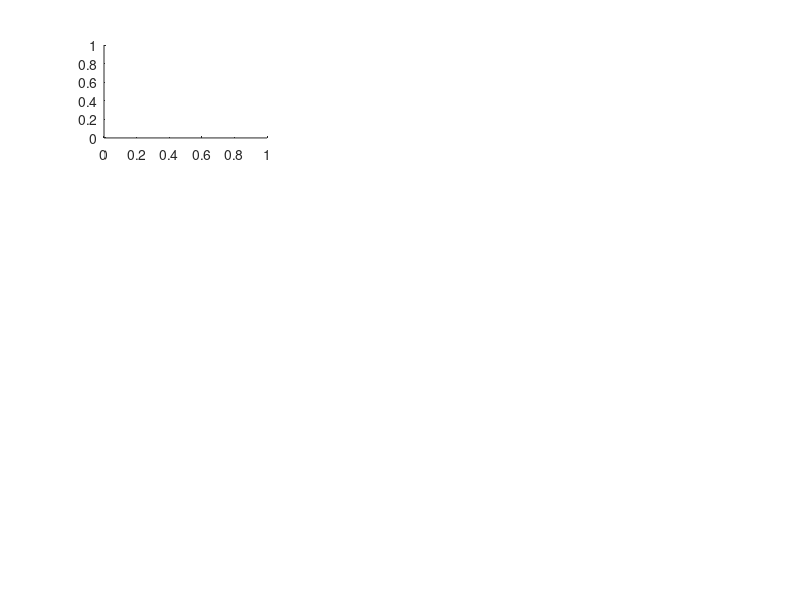

This chart was generated by the following MATLAB code: (Note: this script raises an error after producing the figure.)
close all; clearvars 

material = [ "glass", "ceramic", "metal", "stone","wood","plastic", "cardboard"];
mat_group1 = ["glass", "ceramic", "metal", "stone"];
mat_group2 = ["wood","plastic", "cardboard"];
load_dir = "../../data/modes_synth/"; 
colorscheme = jet(length(material));
size_buckets = 1:4;
set(0,'DefaultFigureVisible','on')
freq_lims = [0, 20000];
    amp_lims = [-40, 0];
    RT60_lims = [0, 0.5];

% Create a single figure with 4x3 subplot layout with square subplots
figure('Units', 'inches', 'Position', [1 1 11 11]); % Made square by adjusting height to 11

for jjj = 1:length(size_buckets)
    size_bucket = size_buckets(jjj);
    
    % RT60 vs Frequency
    subplot(4, 3, 3*(jjj-1) + 1); hold on;
    for ii = 1:length(material)
        load(load_dir + material(ii) + "_" + string(size_bucket) + "_modes.mat");
        
        % --- Filter out potential replica modes ---
        modes_filtered = filter_modes(modes,material(ii)); 

        amp_norm = (modes_filtered(2,:) - min(modes_filtered(2,:))) / (max(modes_filtered(2,:)) - min(modes_filtered(2,:)));
        amp_norm(isnan(amp_norm)) = 0;
        transparency = tanh(0.4 + 0.6 * amp_norm);
        transparency(transparency > 1) = 1;

        s = scatter(modes_filtered(1,:), modes_filtered(3,:), abs(modes_filtered(2,:) + 50).^1, colorscheme(ii,:), 'filled');
        s.AlphaData = transparency;
        s.MarkerEdgeAlpha = 'flat';
        s.MarkerFaceAlpha = 'flat';
        
        l1(ii) = scatter(NaN, NaN, 50, colorscheme(ii,:), "filled"); 
        set(gca,'xlim',freq_lims);
        set(gca,'ylim',RT60_lims);
    end
    if jjj == 1
    end
    hold off;
    set(gca, 'PlotBoxAspectRatio', [1 1 1]);
    
    % Amplitude vs Frequency
    subplot(4, 3, 3*(jjj-1) + 2); hold on;
    for ii = 1:length(material)
        load(load_dir + material(ii) + "_" + string(size_bucket) + "_modes.mat");
        
        % --- Filter out potential replica modes ---
        modes_filtered = filter_modes(modes,material(ii)); 
    
        rt60_norm = (modes_filtered(3,:) - min(modes_filtered(3,:))) / (0.2 - min(modes_filtered(3,:)));
        rt60_norm(isnan(rt60_norm)) = 0;
        marker_size = 15 + rt60_norm * 29;
        transparency = tanh(0.4 + rt60_norm * 0.6); 
    
        s = scatter(modes_filtered(1,:), modes_filtered(2,:), marker_size, colorscheme(ii,:), 'filled');
        s.AlphaData = transparency;
        s.MarkerEdgeAlpha = 'flat';
        s.MarkerFaceAlpha = 'flat';
        
        l2(ii) = scatter(NaN, NaN, 50, colorscheme(ii,:), "filled"); 
        set(gca,'xlim',freq_lims);
        set(gca,'ylim',amp_lims);
    end
    hold off;
    set(gca, 'PlotBoxAspectRatio', [1 1 1]);
    
    % Amplitude vs RT60
    subplot(4, 3, 3*(jjj-1) + 3); hold on;
    for ii = 1:length(material)
        load(load_dir + material(ii) + "_" + string(size_bucket) + "_modes.mat");
    
        % --- Filter out potential replica modes ---
        modes_filtered = filter_modes(modes,material(ii));
    
        freq_norm = (modes_filtered(1,:) - min(modes_filtered(1,:))) / (max(modes_filtered(1,:)) - min(modes_filtered(1,:)));
        freq_norm(isnan(freq_norm)) = 0;
        marker_size = 25 + freq_norm * 19; 
        transparency = tanh(0.5 + freq_norm * 0.5); 
    
        s = scatter(modes_filtered(3,:), modes_filtered(2,:), marker_size, colorscheme(ii,:), 'filled');
        s.AlphaData = transparency;
        s.MarkerEdgeAlpha = 'flat';
        s.MarkerFaceAlpha = 'flat';
        
        l3(ii) = scatter(NaN, NaN, 50, colorscheme(ii,:), "filled"); 
        set(gca,'xlim',RT60_lims);
        set(gca,'ylim',amp_lims);
    end
    hold off;
    set(gca, 'PlotBoxAspectRatio', [1 1 1]);
    
    if jjj == length(size_buckets)
        % RT60 vs Frequency
        subplot(4, 3, 10); hold on;
        for ii = 1:length(material)
            load(load_dir + material(ii) + "_" + string(size_bucket) + "_modes.mat");
            
            % --- Filter out potential replica modes ---
            modes_filtered = filter_modes(modes,material(ii)); 

            amp_norm = (modes_filtered(2,:) - min(modes_filtered(2,:))) / (max(modes_filtered(2,:)) - min(modes_filtered(2,:)));
            amp_norm(isnan(amp_norm)) = 0;
            transparency = tanh(0.4 + 0.6 * amp_norm);
            transparency(transparency > 1) = 1;

            s = scatter(modes_filtered(1,:), modes_filtered(3,:), abs(modes_filtered(2,:) + 50).^1, colorscheme(ii,:), 'filled');
            s.AlphaData = transparency;
            s.MarkerEdgeAlpha = 'flat';
            s.MarkerFaceAlpha = 'flat';
            
            l1(ii) = scatter(NaN, NaN, 50, colorscheme(ii,:), "filled"); 
            set(gca,'xlim',freq_lims);
            set(gca,'ylim',RT60_lims);
        end
        hold off;
        set(gca, 'PlotBoxAspectRatio', [1 1 1]);

        % Amplitude vs Frequency
        subplot(4, 3, 11); hold on;
        for ii = 1:length(material)
            load(load_dir + material(ii) + "_" + string(size_bucket) + "_modes.mat");
            
            % --- Filter out potential replica modes ---
            modes_filtered = filter_modes(modes,material(ii)); 
    
            rt60_norm = (modes_filtered(3,:) - min(modes_filtered(3,:))) / (0.2 - min(modes_filtered(3,:)));
            rt60_norm(isnan(rt60_norm)) = 0;
            marker_size = 15 + rt60_norm * 29;
            transparency = tanh(0.4 + rt60_norm * 0.6); 
    
            s = scatter(modes_filtered(1,:), modes_filtered(2,:), marker_size, colorscheme(ii,:), 'filled');
            s.AlphaData = transparency;
            s.MarkerEdgeAlpha = 'flat';
            s.MarkerFaceAlpha = 'flat';
            
            l2(ii) = scatter(NaN, NaN, 50, colorscheme(ii,:), "filled"); 
            set(gca,'xlim',freq_lims);
            set(gca,'ylim',amp_lims);
        end
        hold off;
        set(gca, 'PlotBoxAspectRatio', [1 1 1]);

        % Amplitude vs RT60
        subplot(4, 3, 12); hold on;
        for ii = 1:length(material)
            load(load_dir + material(ii) + "_" + string(size_bucket) + "_modes.mat");
        
            % --- Filter out potential replica modes ---
            modes_filtered = filter_modes(modes,material(ii));
    
            freq_norm = (modes_filtered(1,:) - min(modes_filtered(1,:))) / (max(modes_filtered(1,:)) - min(modes_filtered(1,:)));
            freq_norm(isnan(freq_norm)) = 0;
            marker_size = 25 + freq_norm * 19; 
            transparency = tanh(0.5 + freq_norm * 0.5); 
    
            s = scatter(modes_filtered(3,:), modes_filtered(2,:), marker_size, colorscheme(ii,:), 'filled');
            s.AlphaData = transparency;
            s.MarkerEdgeAlpha = 'flat';
            s.MarkerFaceAlpha = 'flat';
            
            l3(ii) = scatter(NaN, NaN, 50, colorscheme(ii,:), "filled"); 
            set(gca,'xlim',RT60_lims);
            set(gca,'ylim',amp_lims);
        end
        hold off;
        set(gca, 'PlotBoxAspectRatio', [1 1 1]);
    end
end
save_figure(load_dir, size_bucket, "combined_plots.svg");

function format_plot()
    set(findall(gcf,'-property','FontSize'),'FontSize',8); % Reduced font size
    set(findall(gcf,'-property','FontName'),'FontName','Helvetica');
    set(findall(gcf,'-property','LineWidth'),'LineWidth',2);
    set(findall(gcf,'-property','Color'),'Color','w');
    set(findall(gcf,'-property','Box'),'Box','on');
    set(findall(gcf,'-property','XColor'),'XColor','k');
    set(findall(gcf,'-property','YColor'),'YColor','k');
    set(findall(gcf,'-property','ZColor'),'ZColor','k');
    set(findall(gcf,'-property','GridColor'),'GridColor','k');
    set(findall(gcf,'-property','MinorGridColor'),'MinorGridColor','k');
    set(findall(gcf,'-property','MinorGridLineStyle'),'MinorGridLineStyle',':');
    set(findall(gcf,'-property','GridLineStyle'),'GridLineStyle',':');
    set(findall(gcf,'-property','MinorGridAlpha'),'MinorGridAlpha',0.5);
    set(findall(gcf,'-property','GridAlpha'),'GridAlpha',0.5);
    set(findall(gcf,'-property','MinorGridLineStyle'),'MinorGridLineStyle',':');
    
end

function save_figure(load_dir, size_bucket, filename)
    save_dir = load_dir + "figs_combined/";
    if ~exist(save_dir, 'dir')
        mkdir(save_dir);
    end
    saveas(gcf, save_dir + "combined_plots3.svg");
end

function modes_filtered = filter_modes(modes,material)
    % Initialize an array to keep track of the modes to keep
    keep_indices = true(1, size(modes, 2));

    if material == "cardboard" || material == "plastic"
        param1 = 0.01;
        param2 = 1;
        param3 = 0.03;
    else
        param1 = 0.02;
        param2 = 10;
        param3 = 0.08;
    end

    for i = 1:size(modes, 2)
        for j = i+1:size(modes, 2)
            % Check if the frequency difference and RT60 difference are within the thresholds
            if (abs(modes(1,i) - modes(1,j)) < (param1*modes(1,i)) && abs(modes(2,i) - modes(2,j)) < (param2) &&abs(modes(3,i) - modes(3,j)) < (param3*modes(3,i))) || (abs(modes(1,i) - modes(1,j)) < 10 && abs(modes(1,i))>8000)
                % Mark the mode with the lower amplitude for removal
                if modes(2,i) < modes(2,j)
                    keep_indices(i) = false;
                else
                    keep_indices(j) = false;
                end
            end
        end
    end

    % Filter the modes based on the keep_indices
    modes_filtered = modes(:, keep_indices);
end
